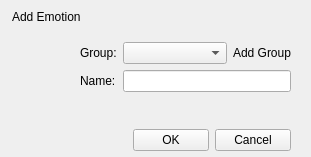
<?xml version="1.0" encoding="UTF-8"?>
<ui version="4.0">
 <class>AddFavoriteEmotionDialog</class>
 <widget class="QWidget" name="AddFavoriteEmotionDialog">
  <property name="geometry">
   <rect>
    <x>0</x>
    <y>0</y>
    <width>311</width>
    <height>157</height>
   </rect>
  </property>
  <property name="windowTitle">
   <string>AddFavoriteEmotionDialog</string>
  </property>
  <layout class="QVBoxLayout" name="verticalLayoutMain">
   <property name="spacing">
    <number>0</number>
   </property>
   <property name="leftMargin">
    <number>0</number>
   </property>
   <property name="topMargin">
    <number>0</number>
   </property>
   <property name="rightMargin">
    <number>0</number>
   </property>
   <property name="bottomMargin">
    <number>0</number>
   </property>
   <item>
    <widget class="QWidget" name="titlebar" native="true">
     <property name="sizePolicy">
      <sizepolicy hsizetype="Expanding" vsizetype="Expanding">
       <horstretch>0</horstretch>
       <verstretch>0</verstretch>
      </sizepolicy>
     </property>
     <property name="minimumSize">
      <size>
       <width>0</width>
       <height>33</height>
      </size>
     </property>
     <property name="maximumSize">
      <size>
       <width>16777215</width>
       <height>33</height>
      </size>
     </property>
     <layout class="QHBoxLayout" name="horizontalLayout_11">
      <property name="spacing">
       <number>0</number>
      </property>
      <property name="leftMargin">
       <number>0</number>
      </property>
      <property name="topMargin">
       <number>0</number>
      </property>
      <property name="rightMargin">
       <number>0</number>
      </property>
      <property name="bottomMargin">
       <number>0</number>
      </property>
      <item>
       <widget class="QWidget" name="titlewidget" native="true">
        <property name="sizePolicy">
         <sizepolicy hsizetype="Expanding" vsizetype="Expanding">
          <horstretch>0</horstretch>
          <verstretch>0</verstretch>
         </sizepolicy>
        </property>
        <layout class="QHBoxLayout" name="horizontalLayout_10">
         <property name="spacing">
          <number>0</number>
         </property>
         <property name="leftMargin">
          <number>12</number>
         </property>
         <property name="topMargin">
          <number>0</number>
         </property>
         <property name="rightMargin">
          <number>0</number>
         </property>
         <property name="bottomMargin">
          <number>0</number>
         </property>
         <item>
          <widget class="QLabel" name="title">
           <property name="sizePolicy">
            <sizepolicy hsizetype="Expanding" vsizetype="Expanding">
             <horstretch>0</horstretch>
             <verstretch>0</verstretch>
            </sizepolicy>
           </property>
           <property name="text">
            <string>Add Emotion</string>
           </property>
          </widget>
         </item>
        </layout>
       </widget>
      </item>
      <item>
       <spacer name="horizontalSpacer">
        <property name="orientation">
         <enum>Qt::Horizontal</enum>
        </property>
        <property name="sizeHint" stdset="0">
         <size>
          <width>233</width>
          <height>2</height>
         </size>
        </property>
       </spacer>
      </item>
      <item>
       <layout class="QVBoxLayout" name="verticalLayout_6">
        <property name="spacing">
         <number>0</number>
        </property>
        <property name="leftMargin">
         <number>0</number>
        </property>
        <property name="topMargin">
         <number>0</number>
        </property>
        <property name="rightMargin">
         <number>0</number>
        </property>
        <property name="bottomMargin">
         <number>0</number>
        </property>
        <item>
         <layout class="QHBoxLayout" name="horizontalLayout_6">
          <property name="spacing">
           <number>0</number>
          </property>
          <property name="leftMargin">
           <number>0</number>
          </property>
          <property name="topMargin">
           <number>0</number>
          </property>
          <property name="rightMargin">
           <number>0</number>
          </property>
          <property name="bottomMargin">
           <number>0</number>
          </property>
          <item>
           <widget class="QPushButton" name="btnClose">
            <property name="sizePolicy">
             <sizepolicy hsizetype="Expanding" vsizetype="Expanding">
              <horstretch>0</horstretch>
              <verstretch>0</verstretch>
             </sizepolicy>
            </property>
            <property name="focusPolicy">
             <enum>Qt::NoFocus</enum>
            </property>
            <property name="text">
             <string/>
            </property>
            <property name="flat">
             <bool>true</bool>
            </property>
           </widget>
          </item>
         </layout>
        </item>
        <item>
         <spacer name="verticalSpacer_4">
          <property name="orientation">
           <enum>Qt::Vertical</enum>
          </property>
          <property name="sizeType">
           <enum>QSizePolicy::Expanding</enum>
          </property>
          <property name="sizeHint" stdset="0">
           <size>
            <width>0</width>
            <height>1</height>
           </size>
          </property>
         </spacer>
        </item>
       </layout>
      </item>
     </layout>
    </widget>
   </item>
   <item>
    <widget class="QWidget" name="centralWidget" native="true">
     <layout class="QVBoxLayout" name="verticalLayout">
      <property name="leftMargin">
       <number>9</number>
      </property>
      <property name="topMargin">
       <number>9</number>
      </property>
      <property name="rightMargin">
       <number>20</number>
      </property>
      <property name="bottomMargin">
       <number>9</number>
      </property>
      <item>
       <widget class="QWidget" name="inputWidget" native="true">
        <property name="maximumSize">
         <size>
          <width>16777215</width>
          <height>62</height>
         </size>
        </property>
        <layout class="QHBoxLayout" name="horizontalLayout">
         <property name="spacing">
          <number>9</number>
         </property>
         <property name="leftMargin">
          <number>0</number>
         </property>
         <property name="topMargin">
          <number>0</number>
         </property>
         <property name="rightMargin">
          <number>0</number>
         </property>
         <property name="bottomMargin">
          <number>0</number>
         </property>
         <item>
          <widget class="EmotionItem" name="labelEmotion">
           <property name="minimumSize">
            <size>
             <width>62</width>
             <height>62</height>
            </size>
           </property>
           <property name="maximumSize">
            <size>
             <width>62</width>
             <height>62</height>
            </size>
           </property>
           <property name="text">
            <string/>
           </property>
          </widget>
         </item>
         <item>
          <layout class="QGridLayout" name="gridLayout" columnstretch="0,1,0">
           <item row="1" column="1" colspan="2">
            <widget class="QLineEdit" name="lineEditName"/>
           </item>
           <item row="1" column="0">
            <widget class="QLabel" name="label_2">
             <property name="text">
              <string>Name:</string>
             </property>
            </widget>
           </item>
           <item row="0" column="0">
            <widget class="QLabel" name="label">
             <property name="text">
              <string>Group:</string>
             </property>
            </widget>
           </item>
           <item row="2" column="1">
            <spacer name="verticalSpacer">
             <property name="orientation">
              <enum>Qt::Vertical</enum>
             </property>
             <property name="sizeHint" stdset="0">
              <size>
               <width>20</width>
               <height>40</height>
              </size>
             </property>
            </spacer>
           </item>
           <item row="0" column="2">
            <widget class="ClickableLabel" name="labelAddGroup">
             <property name="text">
              <string>Add Group</string>
             </property>
            </widget>
           </item>
           <item row="0" column="1">
            <widget class="CommonComboBox" name="comboBoxGroup"/>
           </item>
          </layout>
         </item>
        </layout>
       </widget>
      </item>
      <item>
       <spacer name="verticalSpacer_2">
        <property name="orientation">
         <enum>Qt::Vertical</enum>
        </property>
        <property name="sizeHint" stdset="0">
         <size>
          <width>20</width>
          <height>40</height>
         </size>
        </property>
       </spacer>
      </item>
     </layout>
    </widget>
   </item>
   <item>
    <widget class="QWidget" name="bottomLine" native="true">
     <property name="minimumSize">
      <size>
       <width>0</width>
       <height>33</height>
      </size>
     </property>
     <property name="maximumSize">
      <size>
       <width>16777215</width>
       <height>33</height>
      </size>
     </property>
     <layout class="QHBoxLayout" name="horizontalLayout_2">
      <property name="leftMargin">
       <number>0</number>
      </property>
      <property name="topMargin">
       <number>0</number>
      </property>
      <property name="rightMargin">
       <number>20</number>
      </property>
      <property name="bottomMargin">
       <number>0</number>
      </property>
      <item>
       <spacer name="horizontalSpacer_2">
        <property name="orientation">
         <enum>Qt::Horizontal</enum>
        </property>
        <property name="sizeHint" stdset="0">
         <size>
          <width>40</width>
          <height>20</height>
         </size>
        </property>
       </spacer>
      </item>
      <item>
       <widget class="QPushButton" name="btnOK">
        <property name="minimumSize">
         <size>
          <width>76</width>
          <height>22</height>
         </size>
        </property>
        <property name="maximumSize">
         <size>
          <width>76</width>
          <height>22</height>
         </size>
        </property>
        <property name="text">
         <string>OK</string>
        </property>
       </widget>
      </item>
      <item>
       <widget class="QPushButton" name="btnCancel">
        <property name="minimumSize">
         <size>
          <width>76</width>
          <height>22</height>
         </size>
        </property>
        <property name="maximumSize">
         <size>
          <width>76</width>
          <height>22</height>
         </size>
        </property>
        <property name="text">
         <string>Cancel</string>
        </property>
       </widget>
      </item>
     </layout>
    </widget>
   </item>
  </layout>
 </widget>
 <layoutdefault spacing="6" margin="11"/>
 <customwidgets>
  <customwidget>
   <class>ClickableLabel</class>
   <extends>QLabel</extends>
   <header location="global">clickablelabel.h</header>
  </customwidget>
  <customwidget>
   <class>CommonComboBox</class>
   <extends>QComboBox</extends>
   <header location="global">commoncombobox.h</header>
  </customwidget>
  <customwidget>
   <class>EmotionItem</class>
   <extends>QLabel</extends>
   <header location="global">emotionitem.h</header>
  </customwidget>
 </customwidgets>
 <resources/>
 <connections/>
</ui>
